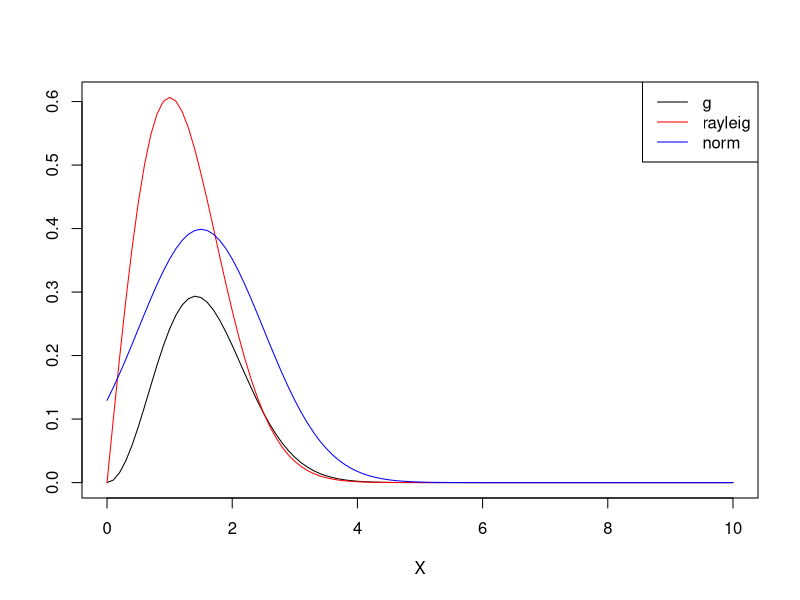

Write the R code that produced this figure.
## ---- chunk 1
knitr::opts_chunk$set(echo = TRUE)
knitr::opts_chunk$set(
  fig.path = "README_figs/README-6-"
)
set.seed(03192021)
library(bookdown)
library(VGAM)
# Ch. 6.1 - 6.3, 6.6, 6.7, 6.12, 6.13, 6.15 
## ---- chunk 2
m <- 10000
t <- runif(m, min = 0, max = pi/3)
theta.hat <- mean(sin(t)) * pi/3
theta.true <- -cos(pi/3) - (-cos(0))

c(theta.hat, theta.true)
## ---- chunk 3
x <- seq(.1, 2, length = 10)
m <- 10000

g <- function(xi) {
  u <- runif(m, 0, xi)
  xi * exp(-(xi * u) ^ 2 / 2)
}

mc.norm <- function (x) {
  cdf <- numeric(length(x))
  for (i in 1:length(x)) {
    cdf[i] <- mean(g(x[i])) / sqrt(2 * pi) + 0.5
  }
  
  return(data.frame(cdf))
}
# comparison cdf with pnorm
mc <- mc.norm(x)
Phi <- pnorm(x)
print(round(rbind(x, cdf=mc$cdf, Phi), 3))

# variance and confidence interval
x <- 2
var <- var(g(x))/m
cdf <-  mean(g(x)) / sqrt(2 * pi) + 0.5

c(cdf, var)
c(cdf - 1.96 * sqrt(var), cdf + 1.96 * sqrt(var))
## ---- chunk 4
m <- 10000

estimate.unif <- function () {
  x <- runif(m, min = 0, max = .5)
  g <- exp(-x)
  theta.hat = mean(g) * 0.5
  var = (0.5 - 0)^2 * var(g) / m
  return(data.frame(theta.hat, var))
}

estimate.exp <- function () {
  y <- rexp(m, rate = 1)
  var <- var(y < 0.5)/m
  
  theta.star <- mean(y < 0.5)
  return(data.frame(theta.star, var))
}

estimate.unif()
estimate.exp()
## ---- chunk 5

## ---- chunk 6
m <- 10000
u1 <- runif(as.integer(m / 2))
u.anti <- 1 - u1
g.anti <- (exp(u1) + exp(u.anti)) / 2
T.anti <- mean(g.anti)
var.anti <- var(g.anti) / (m / 2)
u <- runif(m)
T0 <- mean(exp(u))
var0 <- var(exp(u)) / m
perc.reduc <- 100 * (var0 - var.anti) / var0

# Monte Carlo(left) and antithetic(right)
theta = data.frame(list("theta Monte Carlo" = T0, "theta antithetic" = T.anti) )
variance = data.frame(list("var Monto carlo" = var0, "var antithetic" = var.anti, "percent" = perc.reduc))
# Compare these to the theoretical values from Exercise 6.6:
varianceTh = data.frame(list("theory var Monto carlo" = 0.2420356/m, "theory var antithetic" = 0.007824994/m, "theory percent" = 96.76701))
theta 
variance
varianceTh

## ---- chunk 7

g <- function (x) {
  x ^ 2 / sqrt(2 * pi) * exp(-x ^ 2 / 2) * (x > 0)
}

xs <- seq(0,10,0.1)

ys.g <- g(xs)
ys.rayleigh <- drayleigh(xs)
ys.norm = dnorm(xs, mean = 1.5)
lim = max(c(ys.g, ys.rayleigh, ys.norm))

theta = data.frame(list(
  "rayleigh" = mean(ys.rayleigh),
  "norm" = mean(ys.norm)
))

se = data.frame(list(
  "rayleigh" = sd(ys.rayleigh)/sqrt(length(xs)),
  "norm" = sd(ys.norm)/sqrt(length(xs))
))
rbind(theta = theta, se = se)
plot(xs, ys.g, type = "l", ylim = c(0, lim), xlab="X", ylab="")
lines(xs, ys.rayleigh, col="red", ylim = c(0, lim))
lines(xs, ys.norm, col="blue", ylim = c(0, lim))
legend("topright", legend = c("g", "rayleig", "norm"),col = c('black', 'red', 'blue'), lty = 1)
## ---- chunk 8
m <- 10000
g <- function(x) {
  exp(-x - log(1 + x ^ 2)) * (x >0) * (x < 1)
}
k <- 5
theta <- se <- numeric(k)

for (j in 1:k) {
  u <- runif(m/k, (j-1)/ k, j / k)
  
  x <- -log(1 - u * (1 - exp(-1)))
  fg <- g(x) / (exp(-x) / (1 - exp(-1)))
  theta[j] <- mean(fg)
  se[j] <- sd(fg)
}

rbind(theta = c(estimate = mean(theta), previous = 0.5257801), se = c(estimate = mean(se), previous = 0.0970314))
